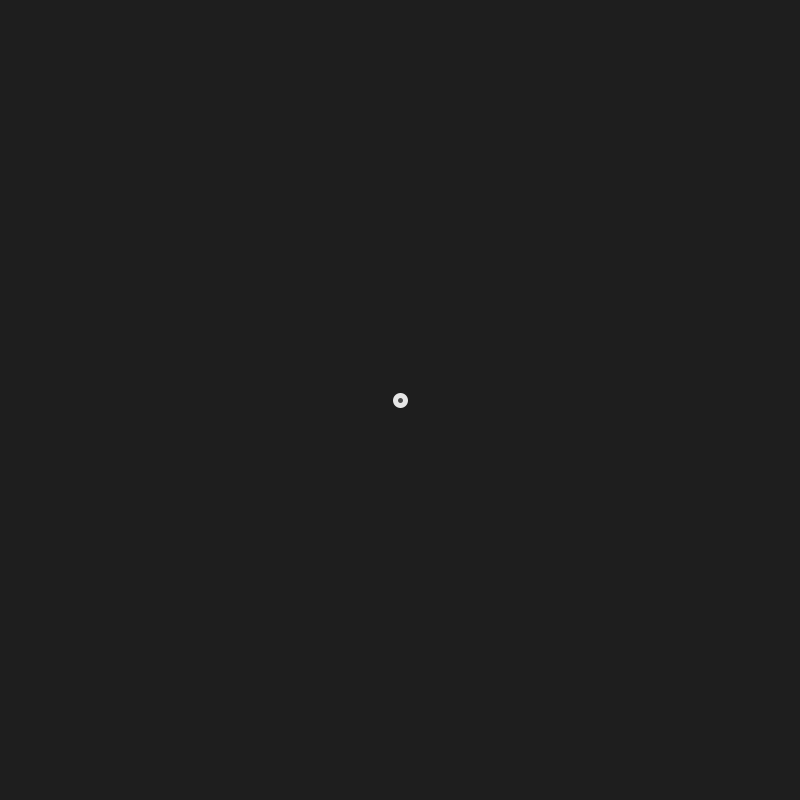
Frame 1 (no input)
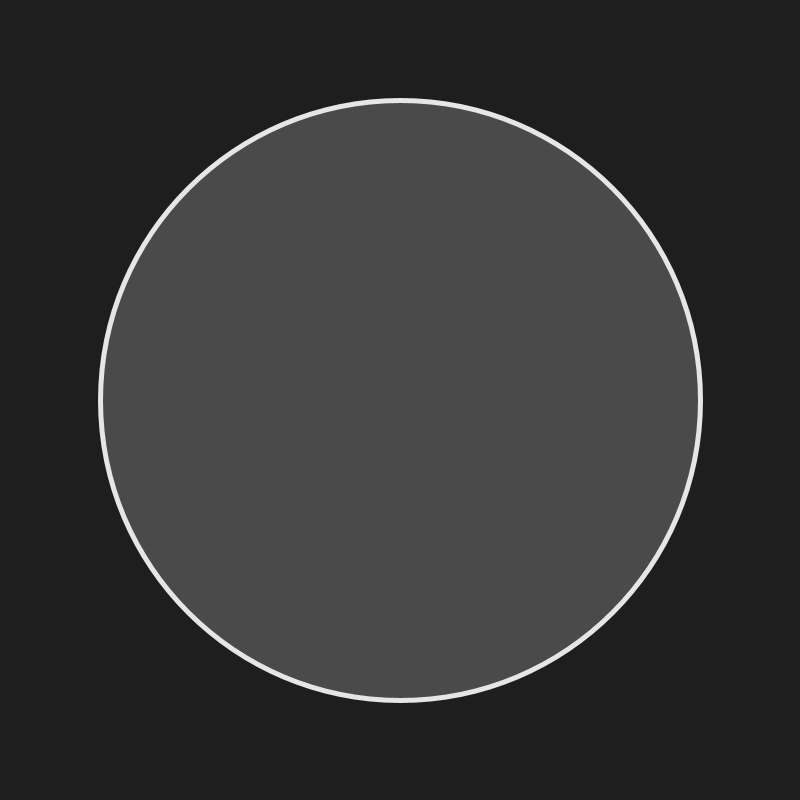
Frame 60 (the mouse pressed at the canvas centre just before this capture)
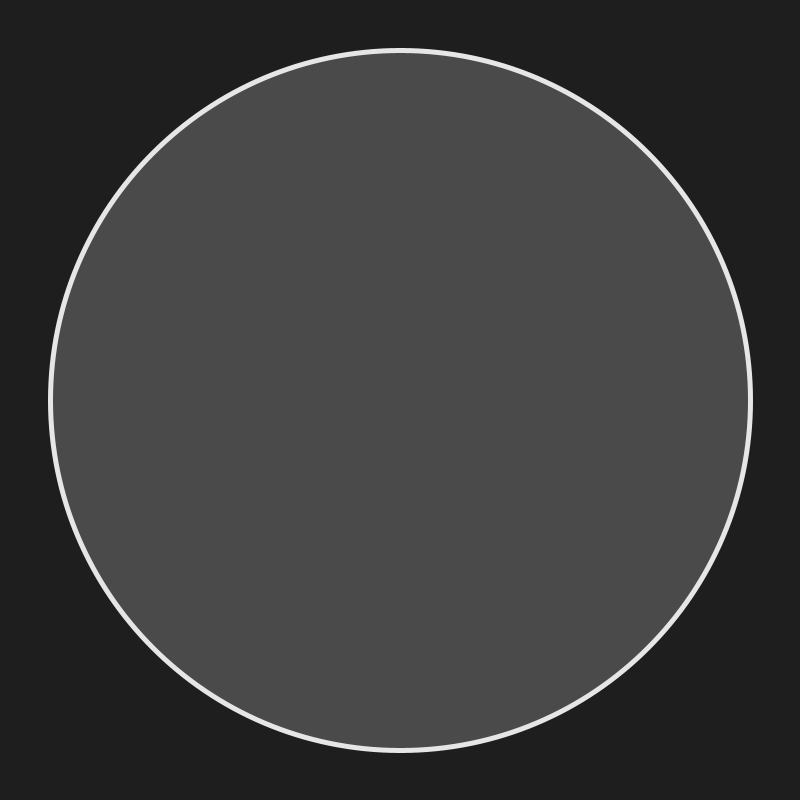
Frame 120 (the mouse held since frame 60 and released just before this capture)

The Processing sketch that drew these frames (run headless with seeded random() and noise(); from frame 60 on, the mouse is pressed at the canvas centre):

// Processing sketch: ch2_3_1_FrameLoop
// ── ch2_3_1_FrameLoop.pde
// variables		
int    diam = 10;
float  centX, centY;
int    bgColor = 30;
float padding = 1.75;

// init			
void setup() {	
  size(800, 800);
  pixelDensity(displayDensity());
  frameRate(30);    
  smooth();
  background(bgColor);
  centX = width/2;
  centY = height/2;
  stroke(230);
  strokeWeight(5); 
  fill(255, 50);     
}

// frame loop	
void draw() {	
   if (diam <= centX * padding) { 
    background(bgColor); 
    ellipse(centX, centY, diam, diam);
    diam += 10;
  }
}

// save image on mousePress
void mousePressed(){
  save("export"+"/"+getClass().getSimpleName()+".png");
}
